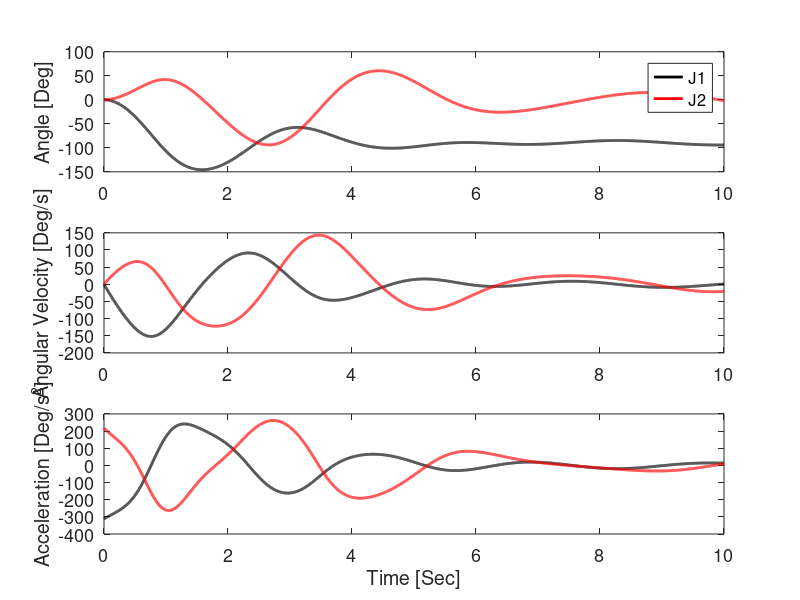
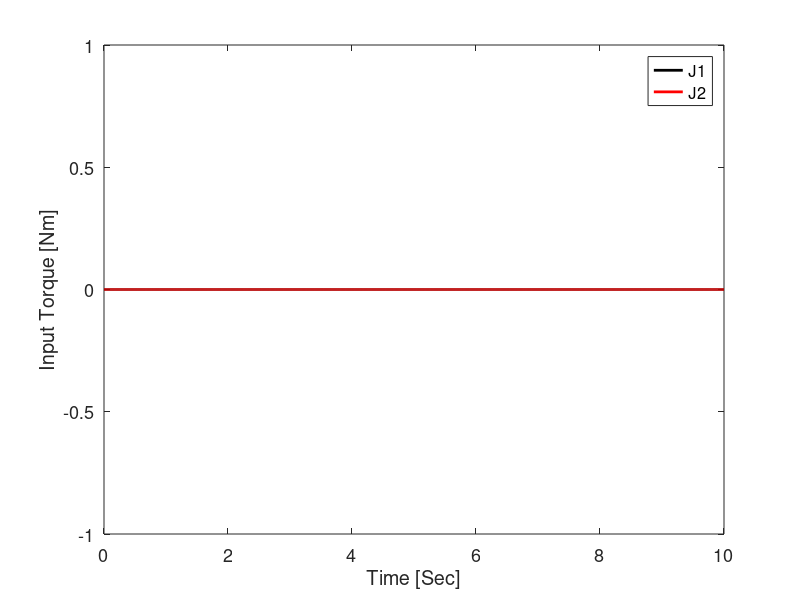
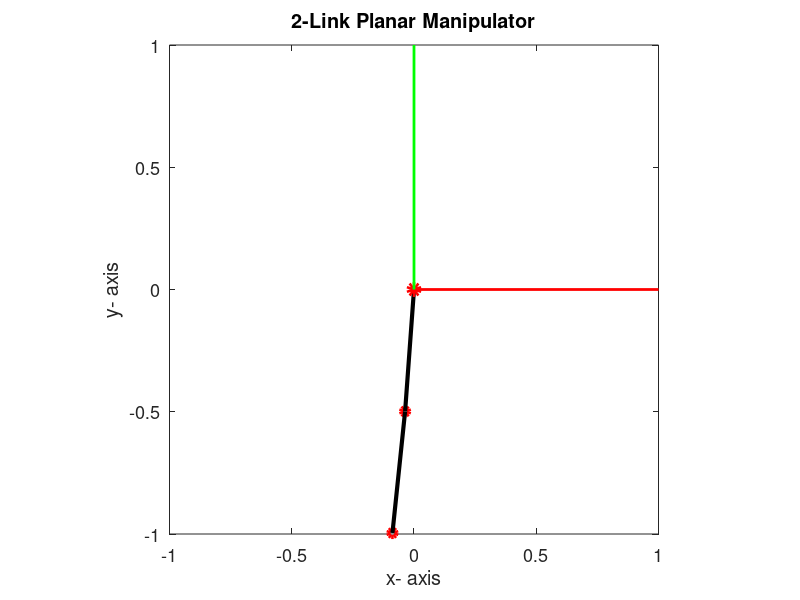

Write MATLAB code to recreate these figures, in order.
% This code is programmed by Sung Yul Shin (syshin0228@utexas.edu) for Robotics Modeling and Control course by Dr. James Sulzer from University of Texas at Austin 
clc
clear all
close all

% Simulate Forward dynamics of 2 Link Planar Manipulator 

% Angle coversion
deg2rad = pi/180;
rad2deg = 180/pi;

% Sampling rate info
Hz = 1000;
dt = 1/Hz;

% System Parameters
L1 = 0.5;       % Link1 length
L2 =0.5;        % Link2 length
L1c = 0.25;     % Link1 CoM length
L2c = 0.25;     % Link2 CoM length
m1 = 1;         % Mass 1
m2 = 1;         % Mass 2
I1 = 1;         % Moment of inertia of link 1
I2 = 1;         % Moment of inertia of link 2
g = 9.81;       % Gravity acceleration
B = 0.5;        % Damping coefficient

% Simulation time
t0 = 0.0;                   % Initial time
tf = 10.0;                  % Final time
time = [t0:1:tf*Hz]*dt;     % Time

% Input torque parameters
A1 = 0;
A2 = 0;
w1 = 2*pi;
w2 = 2*pi;
offset1 = 0.0;
offset2 = 0.0;

% Forward Dynamics 
% Initialization
th = [0 0]';
dth = [0 0]';
ddth = [0 0]';
for i = 1:1:length(time)
    
    t = time(i);
    
    % Input torque
    u = [A1*sin(w1*t)+offset1; A2*sin(w2*t)+offset2];
    tau1 = u(1) -B*dth(1);
    tau2 = u(2) -B*dth(2);
    
    q1 = th(1);
    q2 = th(2);
    dq1 = dth(1);
    dq2 = dth(2);
    
    % Dynamic equations of motion
    ddq1 = (2*I2*tau1 - 2*I2*tau2 + 2*L2c^2*m2*tau1 - 2*L2c^2*m2*tau2 - L1*L2c^2*g*m2^2*cos(q1) + L1^2*L2c^2*dq1^2*m2^2*sin(2*q2) + L1*L2c^2*g*m2^2*cos(q1 + 2*q2) - 2*I2*L1*g*m2*cos(q1) - 2*I2*L1c*g*m1*cos(q1) - 2*L1*L2c*m2*tau2*cos(q2) + 2*L1*L2c^3*dq1^2*m2^2*sin(q2) + 2*L1*L2c^3*dq2^2*m2^2*sin(q2) + 2*I2*L1*L2c*dq1^2*m2*sin(q2) + 2*I2*L1*L2c*dq2^2*m2*sin(q2) - 2*L1c*L2c^2*g*m1*m2*cos(q1) + 4*L1*L2c^3*dq1*dq2*m2^2*sin(q2) + 4*I2*L1*L2c*dq1*dq2*m2*sin(q2))/(2*I1*I2 + L1^2*L2c^2*m2^2 + 2*I2*L1^2*m2 + 2*I2*L1c^2*m1 + 2*I1*L2c^2*m2 + 2*L1c^2*L2c^2*m1*m2 - L1^2*L2c^2*m2^2*cos(2*q2));
    ddq2 = -(I2*tau1 - I1*tau2 - I2*tau2 - L1^2*m2*tau2 - L1c^2*m1*tau2 + L2c^2*m2*tau1 - L2c^2*m2*tau2 + L1^2*L2c*g*m2^2*cos(q1 + q2) - L1*L2c^2*g*m2^2*cos(q1) + I1*L2c*g*m2*cos(q1 + q2) + L1^2*L2c^2*dq1^2*m2^2*sin(2*q2) + (L1^2*L2c^2*dq2^2*m2^2*sin(2*q2))/2 - I2*L1*g*m2*cos(q1) - I2*L1c*g*m1*cos(q1) + L1*L2c*m2*tau1*cos(q2) - 2*L1*L2c*m2*tau2*cos(q2) + L1*L2c^3*dq1^2*m2^2*sin(q2) + L1^3*L2c*dq1^2*m2^2*sin(q2) + L1*L2c^3*dq2^2*m2^2*sin(q2) + L1*L2c^2*g*m2^2*cos(q1 + q2)*cos(q2) - L1^2*L2c*g*m2^2*cos(q1)*cos(q2) + L1c^2*L2c*g*m1*m2*cos(q1 + q2) + I1*L1*L2c*dq1^2*m2*sin(q2) + I2*L1*L2c*dq1^2*m2*sin(q2) + I2*L1*L2c*dq2^2*m2*sin(q2) - L1c*L2c^2*g*m1*m2*cos(q1) + L1^2*L2c^2*dq1*dq2*m2^2*sin(2*q2) + 2*L1*L2c^3*dq1*dq2*m2^2*sin(q2) + L1*L1c^2*L2c*dq1^2*m1*m2*sin(q2) + 2*I2*L1*L2c*dq1*dq2*m2*sin(q2) - L1*L1c*L2c*g*m1*m2*cos(q1)*cos(q2))/(I1*I2 + L1^2*L2c^2*m2^2 + I2*L1^2*m2 + I2*L1c^2*m1 + I1*L2c^2*m2 + L1c^2*L2c^2*m1*m2 - L1^2*L2c^2*m2^2*cos(q2)^2);
    
    ddth = [ddq1 ddq2]';
    
    % Numerical integration
    dth = dth + ddth*dt;
    th = th + dth*dt;
    
    ddth_out(i,:) = ddth;
    dth_out(i,:) = dth;
    th_out(i,:) = th;
    u_out(i,:) = u;
    
end

figure(1)
set(gcf,'position',[0 10 600 700])
subplot(3,1,1)
h1 = plot(time, th_out(:,1)*rad2deg,'k','linewidth',2);
hold on
h2 = plot(time, th_out(:,2)*rad2deg,'r','linewidth',2);
ylabel('Angle [Deg]')
legend([h1, h2],'J1','J2')
set(gca,'fontsize',13)
subplot(3,1,2)
plot(time, dth_out(:,1)*rad2deg,'k','linewidth',2)
hold on
plot(time, dth_out(:,2)*rad2deg,'r','linewidth',2)
ylabel('Angular Velocity [Deg/s]')
set(gca,'fontsize',13)
subplot(3,1,3)
plot(time, ddth_out(:,1)*rad2deg,'k','linewidth',2)
hold on
plot(time, ddth_out(:,2)*rad2deg,'r','linewidth',2)
ylabel('Acceleration [Deg/s^2]')
xlabel('Time [Sec]')
set(gca,'fontsize',13)

figure(2)
h3 = plot(time, u_out(:,1),'k','linewidth',2);
hold on
h4 = plot(time, u_out(:,2),'r','linewidth',2);
ylabel('Input Torque [Nm]')
xlabel('Time [Sec]')
legend([h3, h4],'J1','J2')
set(gca,'fontsize',13)

% Visualize Simulation
step = 50;

% Origin
origin = [0 0]';
x_axis = [1 0]';
y_axis = [0 1]';
% Forward Kinematics
for i = 1:step:length(time)
    
    % Sinusoidal Input Joint Angle
    th1 = th_out(i,1);
    th2 = th_out(i,2);

    P1(1) = L1*cos(th1);
    P1(2) = L1*sin(th1);

    P2(1) = L1*cos(th1) + L2*cos(th1+th2);
    P2(2) = L1*sin(th1) + L2*sin(th1+th2);

    figure(100)
    plot(P1(1), P1(2),'ro','linewidth',3)
    hold on
    plot(P2(1), P2(2),'ro','linewidth',3)
    line([origin(1) P1(1)],[origin(2) P1(2)], 'color', 'k', 'linewidth', 3)
    line([P1(1) P2(1)],[P1(2) P2(2)], 'color','k', 'linewidth', 3)

    % Draw global coordinate
    plot(origin(1), origin(2), 'ro', 'linewidth',5)
    line([origin(1) x_axis(1)],[origin(2) x_axis(2)], 'color', 'r', 'linewidth', 2)
    line([origin(1) y_axis(1)],[origin(2) y_axis(2)], 'color','g', 'linewidth', 2)
    axis equal
    axis([-1 1 -1 1])
    xlabel('x- axis')
    ylabel('y- axis')
    title('2-Link Planar Manipulator')
    set(gca,'fontsize',13)
    pause(0.001)
    hold off
    
end
